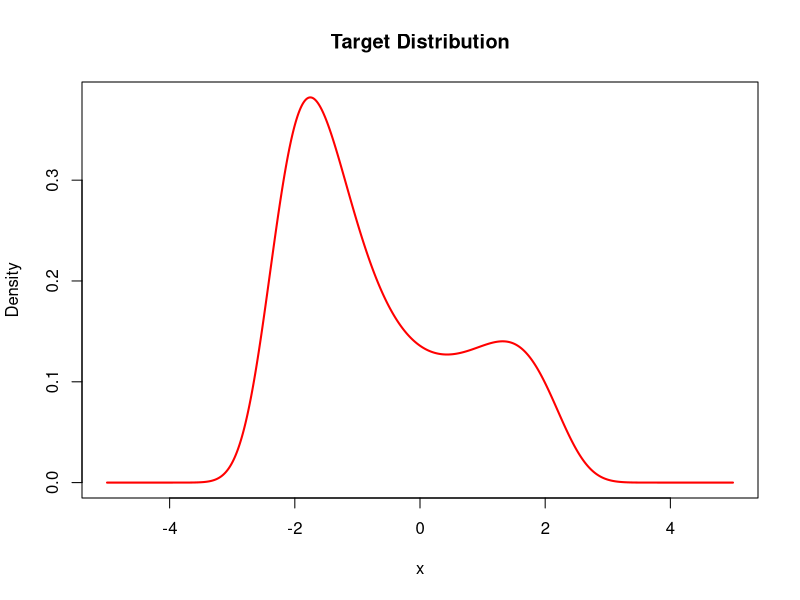
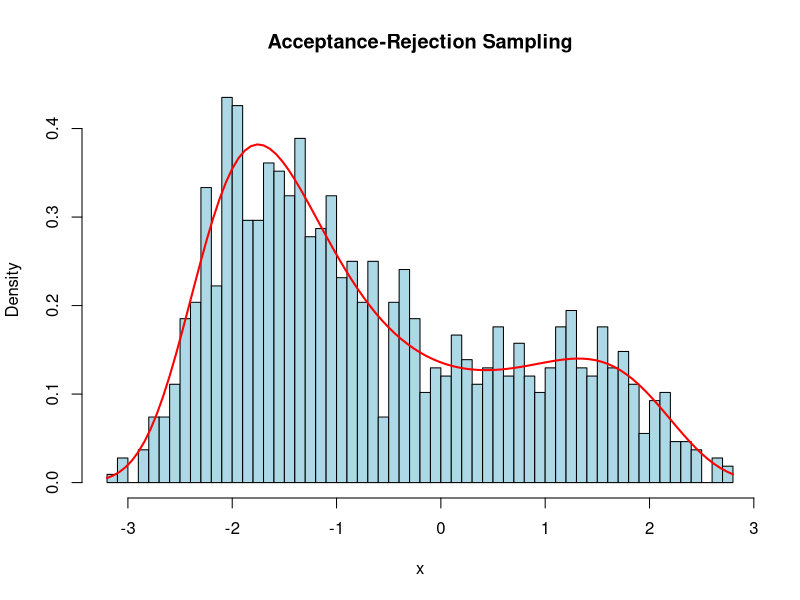
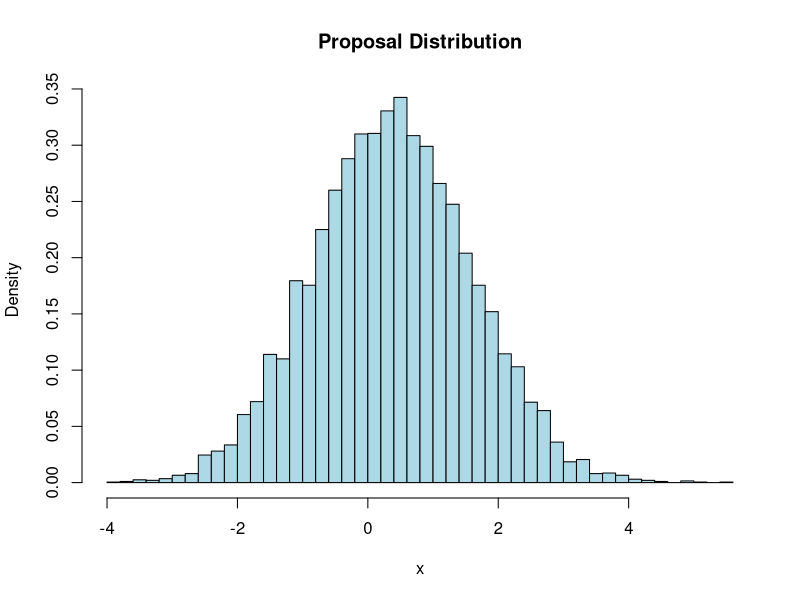

Write R code to recreate these figures, in order. (Note: this script raises an error after producing the figures.)
## ---- chunk 1
knitr::opts_chunk$set(echo = TRUE)
## ---- chunk 2
library(tidyverse)
library(numDeriv)
library(parallel)
library(ggplot2)
## ---- chunk 3
# target distribution
f <- function(x) {
  exp(0.4 * (x - 0.4)^2 - 0.08 * x^4)
}

# normalized
norm_const <- integrate(f, lower = -Inf, upper = Inf)$value
normalized_f <- function(x) {
  f(x) / norm_const
}

x_vals <- seq(-5, 5, length.out = 1000)
y_vals <- normalized_f(x_vals)

plot(x_vals, y_vals, type = "l", col = "red", lwd = 2,
     main = "Target Distribution",
     xlab = "x", ylab = "Density")
## ---- chunk 4
set.seed(123) 

f <- function(x) {
  exp(0.4 * (x - 0.4)^2 - 0.08 * x^4)
}

proposal_dist <- function(n) {
  rnorm(n, mean = 0.4, sd = 1.2)  # Centered near the peak of f(x)
}

# Define the corresponding density function g(x)
g <- function(x) {
  dnorm(x, mean = 0.4, sd = 1.2)
}

# Find the optimal value of M empirically
optimize_M <- function() {
  x_vals <- seq(-3, 3, length.out = 1000)
  ratio_vals <- f(x_vals) / g(x_vals)
  max(ratio_vals, na.rm = TRUE)  # Maximum ratio to get the scaling constant M
}

M <- optimize_M()

accrej <- function(fdens, gdens, M, x){
                    U = runif(length(x))
                    selected = x[U <= (fdens(x) / (M * gdens(x)))]
                    return(selected)
                    }
x_candidates <- proposal_dist(10000)
y = accrej(f, g, M, x_candidates)
## ---- chunk 5
hist(y, probability = TRUE, breaks = 50, col = "lightblue", main = "Acceptance-Rejection Sampling",
     xlab = "x", ylab = "Density")
curve(f(x) / integrate(f, -Inf, Inf)$value, add = TRUE, col = "red", lwd = 2)

hist(rnorm(10000, mean = 0.4, sd = 1.2), probability = TRUE, breaks = 50, col = "lightblue", main = "Proposal Distribution",
     xlab = "x", ylab = "Density")
## ---- chunk 6
# serial
start_time_ar_serial <- Sys.time()
x_candidates <- proposal_dist(10000)
y_serial <- accrej(f, g, M, x_candidates)
end_time_ar_serial <- Sys.time()
ar_time_serial <- as.numeric(difftime(end_time_ar_serial, start_time_ar_serial, units = "secs"))

# parallel
num_cores <- 8
task <- rep(10000 / num_cores, num_cores)
cl <- makeCluster(num_cores)
clusterExport(cl, varlist = c("accrej", "f", "g", "M", "proposal_dist"))

start_time_parallel_ar <- Sys.time()
results_parallel_ar <- parLapply(cl, task, function(task) accrej(f, g, M, proposal_dist(task)))
end_time_parallel_ar <- Sys.time()

stopCluster(cl)
parallel_time_ar <- as.numeric(difftime(end_time_parallel_ar, start_time_parallel_ar, units = "secs"))
cat("Parallel computing time for Acceptance-Rejection Sampling:", parallel_time_ar, "secs\n")
## ---- chunk 7
#new
log_f <- function(x) {
  return(log(exp(0.4 * (x - 0.4)^2 - 0.08 * x^4)))
}
f <- function(x) {
  exp(0.4 * (x - 0.4)^2 - 0.08 * x^4)
}

dlog_f <- function(x) {
  grad(log_f, x)
}
# Initialize the support point
initialize_support <- function(n_points = 10) {
x_points <- seq(-4,4, length.out = n_points)

  support <- x_points

  #support <- unique(c(0.001, support))  

  return(support)
}
## ---- chunk 8
upper_hull <- function(x, support) {
  h_vals <- log_f(support)
  slopes <- dlog_f(support)
  
  idx <- max(which(support <= x))
  idx <- min(idx, length(support) - 1)  
  
  x1 <- support[idx]
  x2 <- support[idx + 1]
  h1 <- h_vals[idx]
  h2 <- h_vals[idx + 1]
  s1 <- slopes[idx]
  s2 <- slopes[idx + 1]
  
  h_x <- min(h1 + s1 * (x - x1), h2 + s2 * (x - x2))
  return(h_x)
}

lower_hull <- function(x, support) {
  n <- length(support)
  for (i in 1:(n-1)) {
    x1 <- support[i]
    x2 <- support[i+1]
    y1 <- log_f(x1)
    y2 <- log_f(x2)
    if (x1 <= x && x <= x2) {
      slope <- (y2 - y1) / (x2 - x1)
      return(exp(y1 + slope * (x - x1)))  
    }
  }
  return(0)
}
## ---- chunk 9
sample_from_upper_hull <- function(support) {
  h_vals <- log_f(support)   
  slopes <- dlog_f(support)  

  lambda <- slopes
  exp_areas <- rep(0, length(support) - 1)  

  for (i in 1:(length(support) - 1)) {
    x1 <- support[i]
    x2 <- support[i + 1]
    h1 <- h_vals[i]
    h2 <- h_vals[i + 1]
    b <- slopes[i]
    b <- ifelse(is.na(b), 0, b)   
    if (b == 0) {
      exp_areas[i] <- (x2 - x1) * exp(h1)  
    } else {
      exp_areas[i] <- (exp(h2) - exp(h1)) / b  
    }
    
    exp_areas[i] <- max(exp_areas[i], 1e-10)  
  }

  probs <- exp_areas / sum(exp_areas)

  idx <- sample(1:(length(support) - 1), size = 1, prob = probs)
  x1 <- support[idx]
  x2 <- support[idx + 1]
    x_proposed <- runif(1, x1, x2)

  return(x_proposed)
}

## ---- chunk 10
ars <- function(n_samples, n_support = 15) {
  support <- initialize_support(n_support)
  samples <- numeric(n_samples)
  total_iterations <- 0 
  total_accepted <- 0 
  start_time <- Sys.time()
  
  for (i in 1:n_samples) {
    repeat {
     x_proposed <- sample_from_upper_hull(support)
      u <- runif(1)
      u_x <- upper_hull(x_proposed, support)
      l_x <- lower_hull(x_proposed, support)
      total_iterations <- total_iterations + 1
      if (is.na(u_x) || is.na(l_x)) {
        next
      }
      if (log(u) <= l_x - u_x) {
        samples[i] <- x_proposed
        total_accepted <- total_accepted + 1
        break
      } else if (log(u) <= log_f(x_proposed) - u_x) {
        samples[i] <- x_proposed
        total_accepted <- total_accepted + 1
        break
      }
    }
    support <- sort(c(support, samples[i]))
  }
  end_time <- Sys.time()  
  execution_time <- as.numeric(difftime(end_time, start_time, units = "secs"))  
  acceptance_rate <- total_accepted / total_iterations 
  avg_iterations <- total_iterations / total_accepted
  return(list(
    samples = samples,
    acceptance_rate = acceptance_rate,
    execution_time = execution_time,
    avg_iterations = avg_iterations
  ))
}
## ---- chunk 11
set.seed(4693)
result <- ars(10000)
cat("Acceptance Rate:", result$acceptance_rate, "\n")
cat("Execution Time:", result$execution_time, "seconds\n")
cat("Average Number of Iterations per Sample:", result$avg_iterations, "\n")


hist_data <- hist(result$samples, probability = TRUE, breaks = 50, col = "lightblue", border = "black",
                  xlab = "Sampled Values", ylab = "Density", main = "Histogram of Sampled Data with True Density")
x_vals <- seq(-3, 3, length.out = 1000)  # Adjust the range as needed
norm_factor <- integrate(f, -Inf, Inf)$value
norm_f <- function(x) f(x) / norm_factor

# Overlay the normalized density curve
curve(norm_f(x), col = "red", lwd = 2, add = TRUE)

#curve(normalize_target_function(x), add = TRUE, col = "red", lwd = 2, xlim = range(result$samples), ylim = c(0, 1))
legend("topright", legend = c("Histogram of Samples", "True Density"),
       col = c("lightblue", "red"), lwd = c(2, 2), fill = c("lightblue", NA))
## ---- chunk 12
num_cores <- 8 

set.seed(4693)
task <- rep(10000 / num_cores, num_cores)

#start_time_serial <- Sys.time()
#results_serial <- lapply(tasks, function(task) ars(n_samples = task))  
#end_time_serial <- Sys.time()
#serial_time <- as.numeric(difftime(end_time_serial, start_time_serial, units = "secs"))

cl <- makeCluster(num_cores)  
clusterExport(cl, varlist = c("ars", "initialize_support", "sample_from_upper_hull", "upper_hull", "lower_hull", "log_f", "dlog_f", 'grad', 'f'))
start_time_parallel <- Sys.time()
results_parallel <- parLapply(cl, task, function(task) ars(n_samples = task))  
end_time_parallel <- Sys.time()

stopCluster(cl)  

parallel_time <- as.numeric(difftime(end_time_parallel, start_time_parallel, units = "secs"))
speedup_factor <- result$execution_time / parallel_time


cat("Serial computing time:", result$execution_time, "secs\n")
cat("Parallel computing time:", parallel_time, "secs\n")
cat("Speedup Factor:", speedup_factor, "\n")
## ---- chunk 13
# Set initial values
x0 <- 0  # Starting point
w <- 0.2726316   # Step size for stepping out
n_samples <- 10000  # Number of samples
## ---- chunk 14
set.seed(4693)

slice_sample <- function(f, x0, w, n_samples) {
  samples <- numeric(n_samples)  # Storage for samples
  iteration_counts <- numeric(n_samples) #track number of iteration per sample
  total_iterations <-0
  
  x <- x0  # Initialize x
  start_time <- Sys.time()

  for (i in 1:n_samples) {
    iter_count <- 0 #track iteration for this sample
    
    # Step 1: Sample auxiliary variable y
    y <- runif(1, 0, f(x))
    
    # Step 2: Find an interval (L, R) around x using stepping out
    L <- x - w * runif(1)  # Randomly position initial interval
    R <- L + w
    
    # Expand L and R until they are outside the slice
    while (f(L) > y) { L <- L - w }
    while (f(R) > y) { R <- R + w }

    # Step 3: Sample a new x within (L, R) using shrinkage
    repeat {
      iter_count <- iter_count + 1
      x_new <- runif(1, L, R)  # Sample uniformly from (L, R)
      if (f(x_new) > y) {  # Accept if inside the slice
        x <- x_new
        break
      } else {  # Shrink the interval
        if (x_new < x) { L <- x_new } else { R <- x_new }
      }
    }
    
    # Store the new sample
    samples[i] <- x
    iteration_counts[i] <- iter_count
    total_iterations <- total_iterations + iter_count
  }
  end_time <- Sys.time()  # End timing
  computing_time <- end_time - start_time
  
  # Compute average number of iterations
  avg_iterations <- mean(iteration_counts)
  
  list(
    samples = samples,
    acceptance_rate = n_samples/total_iterations,
    avg_iterations_per_sample = avg_iterations,
    total_iterations = total_iterations,
    total_computing_time = computing_time
  )
}

## ---- chunk 15
# Run the slice sampling algorithm
res <- slice_sample(f, x0, w, n_samples)

res$acceptance_rate
res$avg_iterations_per_sample
res$total_computing_time
## ---- chunk 16
set.seed(4693)
hist(res$samples, probability = TRUE, breaks = 40, col = "lightblue",
     main = "Histogram of Samples (Slice Sampling)",
     xlab = "x", border = "black")

# Define the theoretical density function
f = function(x) {
  exp(0.4 * (x - 0.4)^2 - 0.08 * x^4)
}

# Normalize the density function
x_vals <- seq(-3, 3, length.out = 1000)  # Adjust the range as needed
norm_factor <- integrate(f, -Inf, Inf)$value
norm_f <- function(x) f(x) / norm_factor

# Overlay the normalized density curve
curve(norm_f(x), col = "red", lwd = 2, add = TRUE)

## ---- chunk 17
# Define the range of w values
w_values <- seq(0.01, 5, length.out = 20)

# Initialize a data frame to store results
results <- data.frame(w = numeric(), 
                      acceptance_rate1 = numeric(), 
                      avg_iterations1 = numeric(), 
                      computing_time1 = numeric())

# Loop through w values
for (w in w_values) {
  start_time1 <- Sys.time()  # Start timing
  res1 <- slice_sample(f, x0, w, n_samples)
  end_time1 <- Sys.time()    # End timing
  
  # Store results
  results <- rbind(results, data.frame(
    w = w,
    acceptance_rate1 = res1$acceptance_rate,
    avg_iterations1 = res1$avg_iterations_per_sample,
    computing_time1 = as.numeric(difftime(end_time1, start_time1, units = "secs"))
  ))
}

# Plot acceptance rate vs. w
ggplot(results, aes(x = w, y = acceptance_rate1)) +
  geom_line() + geom_point() +
  labs(title = "Acceptance Rate vs. w", x = "w", y = "Acceptance Rate")

# Plot average iterations per sample vs. w
ggplot(results, aes(x = w, y = avg_iterations1)) +
  geom_line() + geom_point() +
  labs(title = "Average Iterations per Sample vs. w", x = "w", y = "Avg Iterations")

# Plot computing time vs. w
ggplot(results, aes(x = w, y = computing_time1)) +
  geom_line() + geom_point() +
  labs(title = "Computing Time vs. w", x = "w", y = "Computing Time (s)")

## ---- chunk 18
results[1, ]
results[2, ]
## ---- chunk 19
set.seed(4693)
num_cores = 8
task = rep(10000 / num_cores, num_cores)
cl <- makeCluster(num_cores)
clusterExport(cl, varlist = c("slice_sample", "f", "x0", "w", "n_samples"))
start_time_slice <- Sys.time()
slice_results <- parLapply(cl, task, function(task) slice_sample(f, x0, w, task))
end_time_slice <- Sys.time()
stopCluster(cl)
slice_time <- as.numeric(difftime(end_time_slice, start_time_slice, units = "secs"))

print(slice_time)
## ---- chunk 20
comparison_table <- data.frame(
  Method = c("AR", "ARS", "Slice Sampling"),
  "Acceptance Rate (%)" = c(100 / M, 100, res$acceptance_rate * 100),
  "Avg. Iterations" = c(M, 1.0, res$avg_iterations_per_sample),
  "Serial Computing Time (s)" = c(ar_time_serial, result$execution_time, res$total_computing_time),
  "Parallel Computing Time (s)" = c(parallel_time_ar, parallel_time, slice_time),
  Accuracy = c("Moderate", "High", "High"),
  check.names = FALSE
) %>%
  mutate(
    `Acceptance Rate (%)` = round(`Acceptance Rate (%)`, 1),
    `Avg. Iterations` = round(`Avg. Iterations`, 1),
    `Serial Computing Time (s)` = round(`Serial Computing Time (s)`, 4),
    `Parallel Computing Time (s)` = round(`Parallel Computing Time (s)`, 4)
  )

knitr::kable(comparison_table, caption = "Comparison of Sampling Methods")
